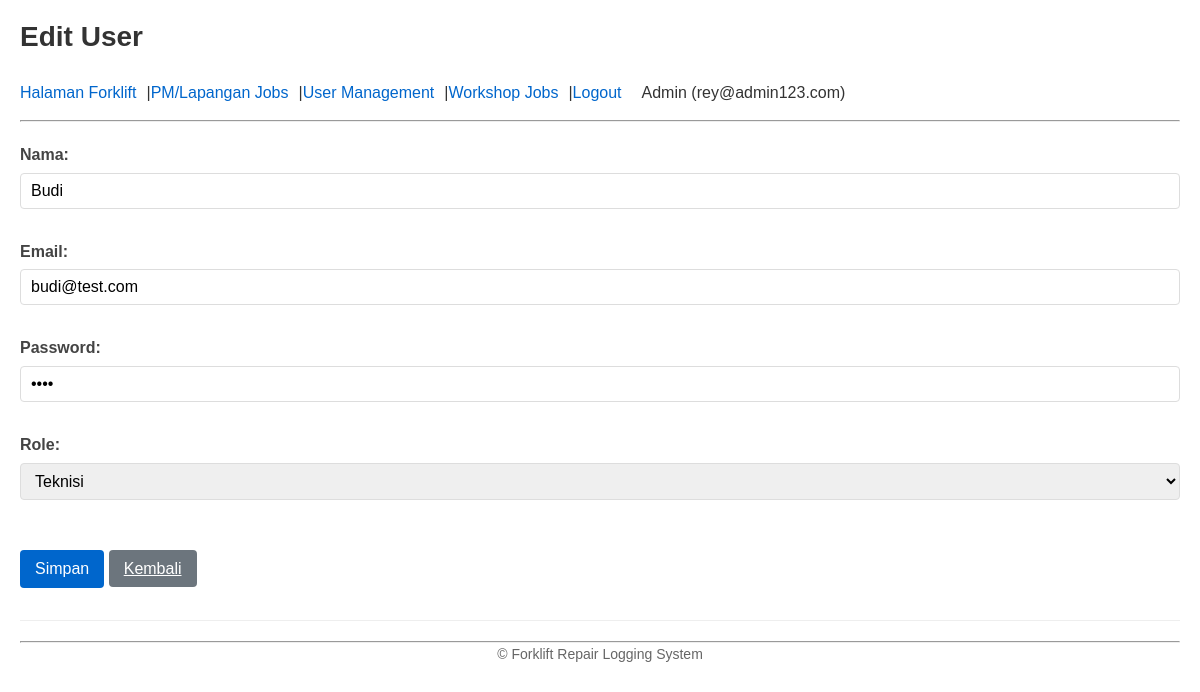
The app's page /users/edit/1 (signed in) with its own data.
### app/models.py (models this page shows)
class User(Base):
    __tablename__ = "users"
    id = Column(Integer, primary_key=True, index=True)
    name = Column(String, nullable=False)
    email = Column(String, nullable=True, unique=True)
    password = Column(String, nullable=True)
    role = Column(String, nullable=False, default="teknisi")  # admin / supervisor / teknisi

### app/routes/users.py (the view)
@router.get("/edit/{id}", response_class=HTMLResponse)
def edit_form(id: int, request: Request, db: Session = Depends(get_db)):
    user = db.query(User).get(id)
    return templates.TemplateResponse("users/edit.html", {"request": request, "user": user})

### app/templates/users/edit.html (shortened to what this page needs)
{% extends "base.html" %}
{% block header_title %}Edit User{% endblock %}
{% block content %}
  <section>
    <form action="/users/edit/{{ user.id }}" method="post" class="auth-form">
      <div class="form-group">
        <label for="name">Nama:</label>
        <input type="text" id="name" name="name" value="{{ user.name }}" class="form-control" required>
      </div>
      <div class="form-group">
        <label for="email">Email:</label>
        <input type="email" id="email" name="email" value="{{ user.email }}" class="form-control" required>
      </div>
      <div class="form-group">
        <label for="password">Password:</label>
        <input type="password" id="password" name="password" value="{{ user.password }}" class="form-control" required>
      </div>
      <div class="form-group">
        <label for="role">Role:</label>
        <select id="role" name="role" class="form-control" required>
          <option value="teknisi" {% if user.role=='teknisi' %}selected{% endif %}>Teknisi</option>
        </select>
      </div>
      <div class="form-actions">
        <button type="submit" class="btn">Simpan</button>
        <a href="/users/" class="btn btn-secondary">Kembali</a>
      </div>
    </form>
  </section>
{% endblock %}

### app/static/css/styles.css (style rules this page uses)
* { margin:0;padding:0;box-sizing:border-box }
body { font-family:Arial,sans-serif;line-height:1.6;padding:20px;max-width:1200px;margin:0 auto;color:#333;background-color:#fff }
section { margin-bottom:2rem }
.form-group { margin-bottom:15px }
label { display:block;margin-bottom:5px;font-weight:600;color:#444 }
.form-control,input[type="text"],input[type="email"],input[type="password"],input[type="number"],input[type="date"],select,textarea { width:100%;padding:8px 10px;border:1px solid #ddd;border-radius:4px;font-size:16px;transition:border-color 0.2s ease }
.form-actions { margin-top:20px }
button,.btn { background-color:#0066cc;color:#fff;border:none;padding:10px 15px;border-radius:4px;cursor:pointer;font-size:16px;transition:background-color 0.2s ease }
.btn-secondary { background-color:#6c757d }

### app/templates/base.html (style rules this page uses)
* { margin: 0; padding: 0; box-sizing: border-box; }
body { font-family: Arial, sans-serif; line-height: 1.6; padding: 20px; max-width: 1200px; margin: 0 auto; color: #333; }
.form-group { margin-bottom: 15px; }
label { display: block; margin-bottom: 5px; font-weight: 600; color: #444; }
input, select, textarea { width: 100%; padding: 8px 10px; border: 1px solid #ddd; border-radius: 4px; font-size: 16px; }
button, .btn { background-color: #0066cc; color: white; border: none; padding: 10px 15px; border-radius: 4px; cursor: pointer; }
.auth-form { display: flex; flex-direction: column; gap: 15px; }
.form-actions { margin-top: 20px; }

### records on screen
User: name "Budi", email "budi@test.com", role "Teknisi"

### other values on screen
{{ request.state.user.name if request.state.user else '' }} "Admin"
{{ request.state.user.email if request.state.user else '' }} "rey@admin123.com"
